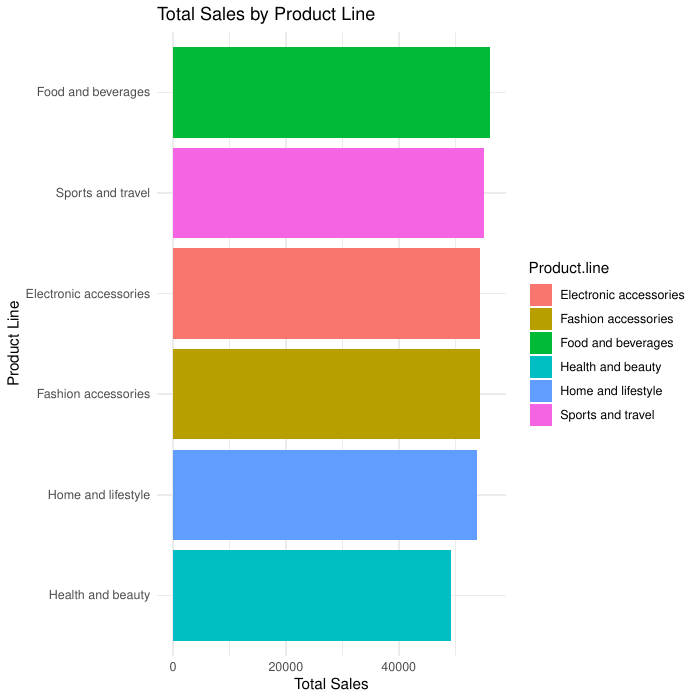

Here is the R script that generated this plot:
# Heads Invoice.ID Branch City Customer.type Gender Product.line Unit.price Quantity Tax.5.    Sales Date Time Payment cogs gross.margin percentage gross.income Rating

# Load necessary libraries
library(ggplot2)
library(dplyr)

supermarket <- read.csv('./Supermarket.csv')

# 1. View the structure and summary of the data
str(supermarket)
summary(supermarket)

pdf("question9supermarket.pdf")
# 2. Total Sales by Product Line
supermarket %>%
  group_by(Product.line) %>%
  summarise(Total.Sales = sum(Sales)) %>%
  ggplot(aes(x = reorder(Product.line, Total.Sales), y = Total.Sales, fill = Product.line)) +
  geom_bar(stat = "identity") +
  coord_flip() +
  labs(title = "Total Sales by Product Line", x = "Product Line", y = "Total Sales") +
  theme_minimal()

# 3. Payment Method Distribution
ggplot(supermarket, aes(x = Payment, fill = Payment)) +
  geom_bar() +
  labs(title = "Payment Method Distribution", x = "Payment Method", y = "Count") +
  theme_minimal()

# 4. Sales by City and Branch
supermarket %>%
  group_by(City, Branch) %>%
  summarise(Total.Sales = sum(Sales)) %>%
  ggplot(aes(x = Branch, y = Total.Sales, fill = City)) +
  geom_bar(stat = "identity", position = "dodge") +
  labs(title = "Sales by Branch and City", x = "Branch", y = "Total Sales") +
  theme_minimal()

# 5. Gender-wise Product Preference
supermarket %>%
  group_by(Gender, Product.line) %>%
  summarise(Total.Sales = sum(Sales)) %>%
  ggplot(aes(x = Product.line, y = Total.Sales, fill = Gender)) +
  geom_bar(stat = "identity", position = "dodge") +
  coord_flip() +
  labs(title = "Product Line Preference by Gender", x = "Product Line", y = "Total Sales") +
  theme_minimal()

# 6. Distribution of Customer Ratings
ggplot(supermarket, aes(x = Rating)) +
  geom_histogram(binwidth = 0.5, fill = "blue", alpha = 0.6) +
  labs(title = "Distribution of Customer Ratings", x = "Rating", y = "Frequency") +
  theme_minimal()

# 7. Scatter Plot of Sales vs Quantity
ggplot(supermarket, aes(x = Quantity, y = Sales, color = Product.line)) +
  geom_point(size = 3, alpha = 0.7) +
  labs(title = "Sales vs Quantity Sold", x = "Quantity", y = "Sales") +
  theme_minimal()
